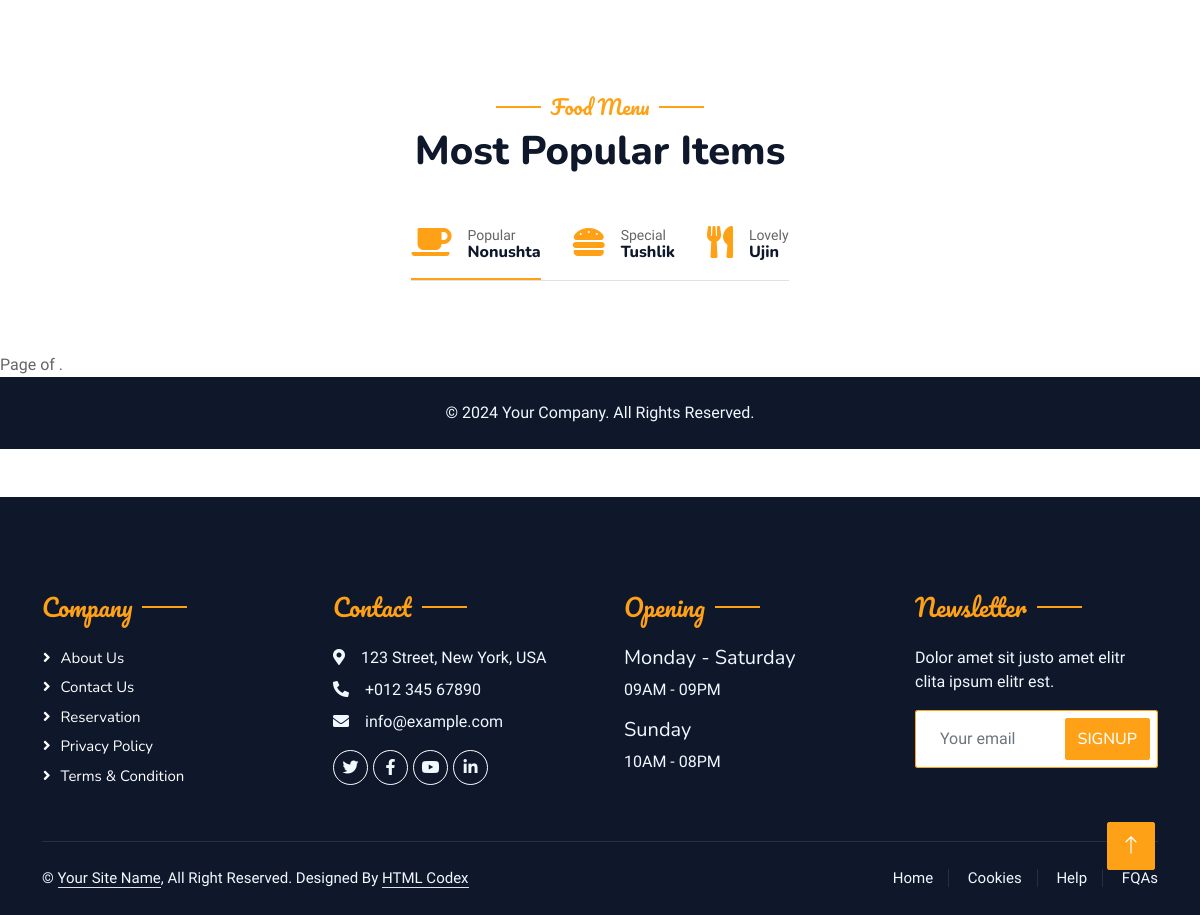
The page /menu/Tushlikka/ (lower part) on the database as committed earlier.
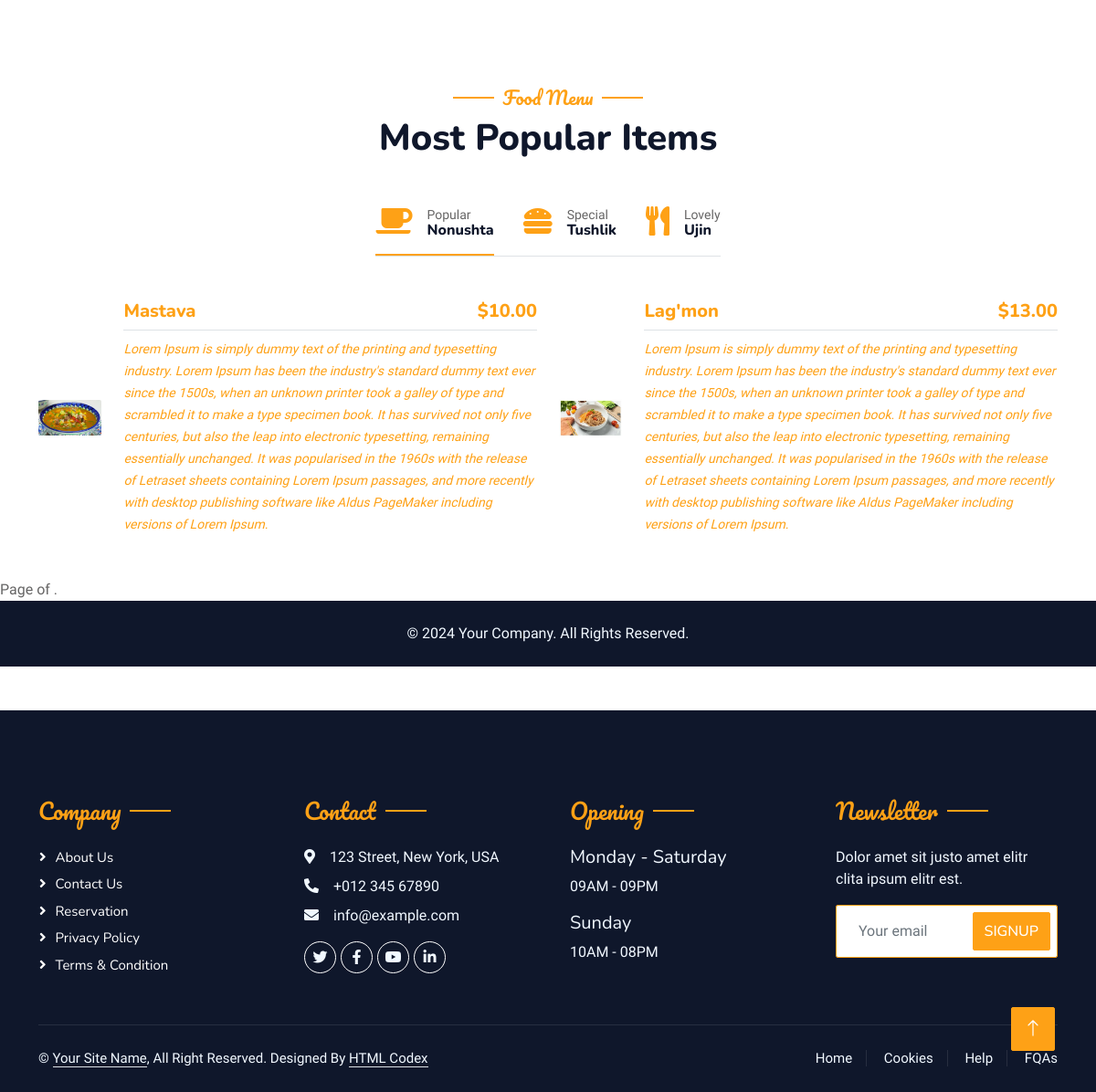
The same page on the database as committed later.
### restaurant/models.py (models this page shows, shortened)
class Food(models.Model):
    name = models.CharField(max_length=100, verbose_name='Ovqat nomi')
    slug = models.SlugField(max_length=160, unique=True)
    description = models.TextField(verbose_name='Ovqat haqida')
    image = models.ImageField(upload_to='food/', verbose_name='Ovqat rasmi')
    price = models.DecimalField(max_digits=10, decimal_places=2, verbose_name='Ovqat narxi $')
    category = models.ForeignKey(Category, on_delete=models.CASCADE, related_name='foods')
    discount = models.IntegerField(null=True, blank=True, verbose_name="Chegirma (%)")
    chef = models.ForeignKey(Chefs, on_delete=models.CASCADE)
    class Meta:
        verbose_name = 'Ovqat'
        verbose_name_plural = 'Ovqatlar'

### restaurant/views.py (the view)
# urls.py: path('menu/<str:category_name>/', MenuByCategoryView.as_view(), name='menu_by_category'),
class MenuByCategoryView(ListView):
    model = Food
    template_name = 'menu.html'
    context_object_name = 'foods'
    paginate_by = 6
    def get_queryset(self):
        category_name = self.kwargs.get('category_name')
        search_query = self.request.GET.get('q')
        queryset = Food.objects.filter(category__name=category_name)
        if search_query:
            queryset = queryset.filter(
                Q(name__icontains=search_query) | Q(description__icontains=search_query)
            )
        return queryset
    def get_context_data(self, **kwargs):
        context = super().get_context_data(**kwargs)
        category_name = self.kwargs.get('category_name')
        context['category_count'] = Food.objects.filter(category__name=category_name).count()
        return context

### templates/menu.html (shortened to what this page needs)
{% extends "base.html" %}
{% load static %}
{% block content %}
<div class="container-xxl py-5">
    <div class="container">
        <div class="text-center wow fadeInUp" data-wow-delay="0.1s">
            <h5 class="section-title ff-secondary text-center text-primary fw-normal">Food Menu</h5>
            <h1 class="mb-5">Most Popular Items</h1>
        </div>
        <div class="tab-class text-center wow fadeInUp" data-wow-delay="0.1s">
            <ul class="nav nav-pills d-inline-flex justify-content-center border-bottom mb-5">
                <li class="nav-item">
                    <a class="d-flex align-items-center text-start mx-3 ms-0 pb-3 active" data-bs-toggle="pill" href="#tab-1">
                        <i class="fa fa-coffee fa-2x text-primary"></i>
                        <div class="ps-3">
                            <small class="text-body">Popular</small>
                            <h6 class="mt-n1 mb-0">Nonushta</h6>
                        </div>
                    </a>
                </li>
                <li class="nav-item">
                    <a class="d-flex align-items-center text-start mx-3 pb-3" data-bs-toggle="pill" href="#tab-2">
                        <i class="fa fa-hamburger fa-2x text-primary"></i>
                        <div class="ps-3">
                            <small class="text-body">Special</small>
                            <h6 class="mt-n1 mb-0">Tushlik</h6>
                        </div>
                    </a>
                </li>
                <li class="nav-item">
                    <a class="d-flex align-items-center text-start mx-3 me-0 pb-3" data-bs-toggle="pill" href="#tab-3">
                        <i class="fa fa-utensils fa-2x text-primary"></i>
                        <div class="ps-3">
                            <small class="text-body">Lovely</small>
                            <h6 class="mt-n1 mb-0">Ujin</h6>
                        </div>
                    </a>
                </li>
            </ul>
            <div class="tab-content">
                <div id="tab-1" class="tab-pane fade show p-0 active">
                    <div class="row g-4">
                        {% for food in foods %}
                        <div class="col-lg-6">
                            <div class="d-flex align-items-center">
                                <a href="{% url 'food_detail' food.slug %}">
                                    <img class="flex-shrink-0 img-fluid rounded" src="{{ food.image.url }}" alt="" style="width: 80px;">
                                </a>
                                <div class="w-100 d-flex flex-column text-start ps-4">
                                    <h5 class="d-flex justify-content-between border-bottom pb-2">
                                        <a href="{% url 'food_detail' food.slug %}"><span>{{ food.name }}</span></a>
                                        <span class="text-primary">${{ food.price }}</span>
                                    </h5>
                                    <a href="{% url 'food_detail' food.slug %}"><small class="fst-italic">{{ food.description }}</small></a>
                                </div>
                            </div>
                        </div>
                        {% endfor %}
                    </div>
                </div>
            </div>
        </div>
    </div>
</div>
<div class="pagination">
    <span class="step-links">
        <span class="current">
            Page {{ foods.number }} of {{ foods.paginator.num_pages }}.
        </span>
    </span>
</div>
<footer class="bg-dark text-light py-4">
    <div class="container text-center">
        <p class="mb-0">© 2024 Your Company. All Rights Reserved.</p>
    </div>
</footer>
{% endblock content %}

Rows that differ between the two databases and show on the page:
added Food: image (picture), name "Mastava", price "10.00", description "Lorem Ipsum is simply dummy text of the printing and typesetting industry. Lorem Ipsum has been the industry's standard dummy text ever since the 1500s, when an unknown printer took a galley of type and scrambled it to make a type specimen book. It has survived not only five centuries, but also the leap into electronic typesetting, remaining essentially unchanged. It was popularised in the 1960s with the release of Letraset sheets containing Lorem Ipsum passages, and more recently with desktop publishing software like Aldus PageMaker including versions of Lorem Ipsum."
added Food: image (picture), name "Lag'mon", price "13.00", description "Lorem Ipsum is simply dummy text of the printing and typesetting industry. Lorem Ipsum has been the industry's standard dummy text ever since the 1500s, when an unknown printer took a galley of type and scrambled it to make a type specimen book. It has survived not only five centuries, but also the leap into electronic typesetting, remaining essentially unchanged. It was popularised in the 1960s with the release of Letraset sheets containing Lorem Ipsum passages, and more recently with desktop publishing software like Aldus PageMaker including versions of Lorem Ipsum."
